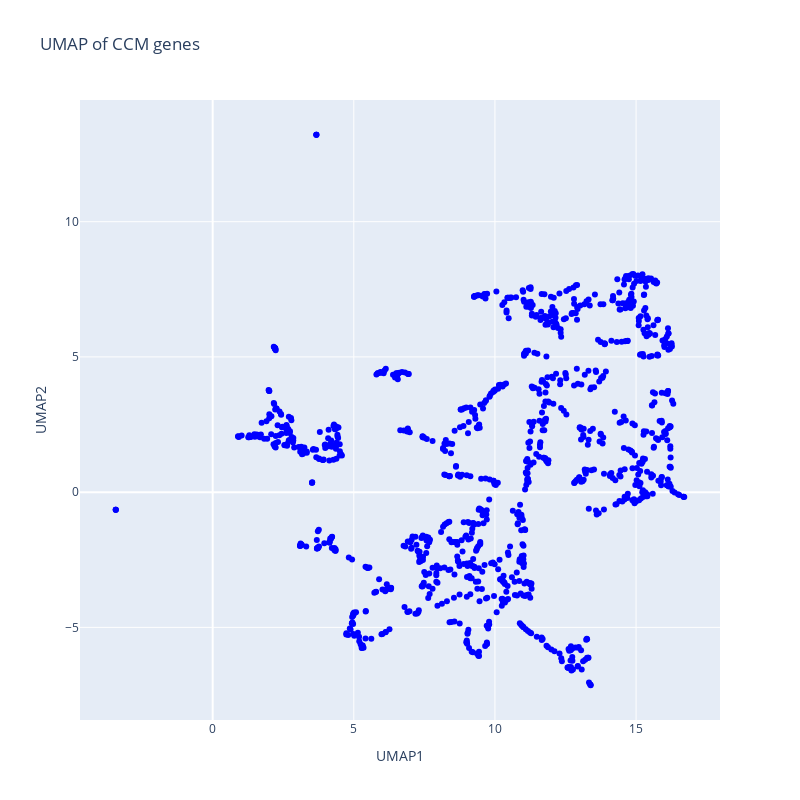

The notebook cell this image was saved under:
### Code cell
fit = umap.UMAP(n_neighbors=3)
embedding_of_ccm_extracted_cluster: np.ndarray = fit.fit_transform(ccm_extracted_cluster)  # type: ignore

layout = go.Layout(
    title="UMAP of CCM genes",
    xaxis=dict(title="UMAP1"),
    yaxis=dict(title="UMAP2"),
    width=800,
    height=800,
)

data = [
    go.Scatter(
        x=embedding_of_ccm_extracted_cluster[:, 0],
        y=embedding_of_ccm_extracted_cluster[:, 1],
        mode="markers",
        marker=dict(color="blue"),
        text=[genes[i] for i in leaves],
        hoverinfo="text",
    )
]

fig = go.Figure(data=data, layout=layout)
fig.show()

### Figure 1 — Plotly figure (JSON) as saved in the notebook; plotly's stock layout.template omitted (floating-point values rounded to 4 significant figures; data arrays with more than 128 entries replaced by an {"elided": "..."} marker saying what was removed)
{"data": [{"hoverinfo": "text", "marker": {"color": "blue"}, "mode": "markers", "text": {"elided": "1146 str values"}, "type": "scatter", "x": {"elided": "1146 float values"}, "y": {"elided": "1146 float values"}}], "layout": {"height": 800, "title": {"text": "UMAP of CCM genes"}, "width": 800, "xaxis": {"title": {"text": "UMAP1"}}, "yaxis": {"title": {"text": "UMAP2"}}}}
